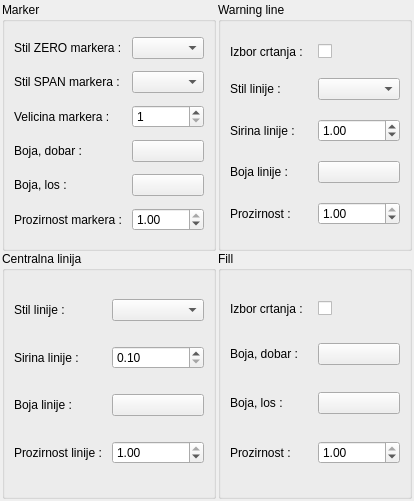
<?xml version="1.0" encoding="UTF-8"?>
<ui version="4.0">
 <class>Form</class>
 <widget class="QWidget" name="Form">
  <property name="geometry">
   <rect>
    <x>0</x>
    <y>0</y>
    <width>414</width>
    <height>501</height>
   </rect>
  </property>
  <property name="windowTitle">
   <string>Form</string>
  </property>
  <layout class="QHBoxLayout" name="horizontalLayout">
   <property name="spacing">
    <number>2</number>
   </property>
   <property name="margin">
    <number>2</number>
   </property>
   <item>
    <layout class="QVBoxLayout" name="verticalLayout">
     <property name="spacing">
      <number>0</number>
     </property>
     <item>
      <widget class="QGroupBox" name="groupBox">
       <property name="title">
        <string>Marker</string>
       </property>
       <layout class="QGridLayout" name="gridLayout">
        <item row="0" column="0">
         <widget class="QLabel" name="label">
          <property name="text">
           <string>Stil ZERO markera : </string>
          </property>
         </widget>
        </item>
        <item row="1" column="0">
         <widget class="QLabel" name="label_2">
          <property name="text">
           <string>Stil SPAN markera : </string>
          </property>
         </widget>
        </item>
        <item row="2" column="0">
         <widget class="QLabel" name="label_3">
          <property name="text">
           <string>Velicina markera : </string>
          </property>
         </widget>
        </item>
        <item row="3" column="0">
         <widget class="QLabel" name="label_4">
          <property name="text">
           <string>Boja, dobar : </string>
          </property>
         </widget>
        </item>
        <item row="5" column="0">
         <widget class="QLabel" name="label_6">
          <property name="text">
           <string>Prozirnost markera : </string>
          </property>
         </widget>
        </item>
        <item row="1" column="1">
         <widget class="QComboBox" name="spanMarker"/>
        </item>
        <item row="0" column="1">
         <widget class="QComboBox" name="zeroMarker"/>
        </item>
        <item row="5" column="1">
         <widget class="QDoubleSpinBox" name="markerAlpha">
          <property name="maximum">
           <double>1.000000000000000</double>
          </property>
          <property name="singleStep">
           <double>0.050000000000000</double>
          </property>
          <property name="value">
           <double>1.000000000000000</double>
          </property>
         </widget>
        </item>
        <item row="4" column="1">
         <widget class="QPushButton" name="bojaBAD">
          <property name="text">
           <string/>
          </property>
         </widget>
        </item>
        <item row="3" column="1">
         <widget class="QPushButton" name="bojaOK">
          <property name="text">
           <string/>
          </property>
         </widget>
        </item>
        <item row="4" column="0">
         <widget class="QLabel" name="label_5">
          <property name="text">
           <string>Boja, los : </string>
          </property>
         </widget>
        </item>
        <item row="2" column="1">
         <widget class="QSpinBox" name="markerSize">
          <property name="minimum">
           <number>1</number>
          </property>
         </widget>
        </item>
       </layout>
      </widget>
     </item>
     <item>
      <widget class="QGroupBox" name="groupBox_4">
       <property name="title">
        <string>Centralna linija</string>
       </property>
       <layout class="QGridLayout" name="gridLayout_2">
        <item row="0" column="0">
         <widget class="QLabel" name="label_7">
          <property name="text">
           <string>Stil linije : </string>
          </property>
         </widget>
        </item>
        <item row="1" column="0">
         <widget class="QLabel" name="label_8">
          <property name="text">
           <string>Sirina linije : </string>
          </property>
         </widget>
        </item>
        <item row="2" column="0">
         <widget class="QLabel" name="label_9">
          <property name="text">
           <string>Boja linije : </string>
          </property>
         </widget>
        </item>
        <item row="3" column="0">
         <widget class="QLabel" name="label_10">
          <property name="text">
           <string>Prozirnost linije : </string>
          </property>
         </widget>
        </item>
        <item row="3" column="1">
         <widget class="QDoubleSpinBox" name="midlineAlpha">
          <property name="maximum">
           <double>1.000000000000000</double>
          </property>
          <property name="singleStep">
           <double>0.050000000000000</double>
          </property>
          <property name="value">
           <double>1.000000000000000</double>
          </property>
         </widget>
        </item>
        <item row="1" column="1">
         <widget class="QDoubleSpinBox" name="midlineWidth">
          <property name="minimum">
           <double>0.100000000000000</double>
          </property>
          <property name="singleStep">
           <double>0.050000000000000</double>
          </property>
         </widget>
        </item>
        <item row="0" column="1">
         <widget class="QComboBox" name="midlineStil"/>
        </item>
        <item row="2" column="1">
         <widget class="QPushButton" name="midlineBoja">
          <property name="text">
           <string/>
          </property>
         </widget>
        </item>
       </layout>
      </widget>
     </item>
    </layout>
   </item>
   <item>
    <layout class="QVBoxLayout" name="verticalLayout_2">
     <property name="spacing">
      <number>0</number>
     </property>
     <item>
      <widget class="QGroupBox" name="groupBox_2">
       <property name="title">
        <string>Warning line</string>
       </property>
       <layout class="QGridLayout" name="gridLayout_4">
        <item row="0" column="0">
         <widget class="QLabel" name="label_15">
          <property name="text">
           <string>Izbor crtanja : </string>
          </property>
         </widget>
        </item>
        <item row="1" column="0">
         <widget class="QLabel" name="label_16">
          <property name="text">
           <string>Stil linije : </string>
          </property>
         </widget>
        </item>
        <item row="0" column="1">
         <widget class="QCheckBox" name="warningCrtaj">
          <property name="text">
           <string/>
          </property>
         </widget>
        </item>
        <item row="2" column="0">
         <widget class="QLabel" name="label_17">
          <property name="text">
           <string>Sirina linije : </string>
          </property>
         </widget>
        </item>
        <item row="3" column="0">
         <widget class="QLabel" name="label_18">
          <property name="text">
           <string>Boja linije : </string>
          </property>
         </widget>
        </item>
        <item row="4" column="0">
         <widget class="QLabel" name="label_19">
          <property name="text">
           <string>Prozirnost : </string>
          </property>
         </widget>
        </item>
        <item row="4" column="1">
         <widget class="QDoubleSpinBox" name="warningAlpha">
          <property name="maximum">
           <double>1.000000000000000</double>
          </property>
          <property name="singleStep">
           <double>0.050000000000000</double>
          </property>
          <property name="value">
           <double>1.000000000000000</double>
          </property>
         </widget>
        </item>
        <item row="2" column="1">
         <widget class="QDoubleSpinBox" name="warningWidth">
          <property name="minimum">
           <double>0.100000000000000</double>
          </property>
          <property name="singleStep">
           <double>0.050000000000000</double>
          </property>
          <property name="value">
           <double>1.000000000000000</double>
          </property>
         </widget>
        </item>
        <item row="1" column="1">
         <widget class="QComboBox" name="warningStil"/>
        </item>
        <item row="3" column="1">
         <widget class="QPushButton" name="warningBoja">
          <property name="text">
           <string/>
          </property>
         </widget>
        </item>
       </layout>
       <zorder>label_11</zorder>
       <zorder>label_15</zorder>
       <zorder>warningCrtaj</zorder>
       <zorder>label_16</zorder>
       <zorder>label_17</zorder>
       <zorder>label_18</zorder>
       <zorder>label_19</zorder>
       <zorder>warningAlpha</zorder>
       <zorder>warningWidth</zorder>
       <zorder>warningStil</zorder>
       <zorder>warningBoja</zorder>
      </widget>
     </item>
     <item>
      <widget class="QGroupBox" name="groupBox_3">
       <property name="title">
        <string>Fill</string>
       </property>
       <layout class="QGridLayout" name="gridLayout_3">
        <item row="1" column="0">
         <widget class="QLabel" name="label_12">
          <property name="text">
           <string>Boja, dobar : </string>
          </property>
         </widget>
        </item>
        <item row="2" column="0">
         <widget class="QLabel" name="label_13">
          <property name="text">
           <string>Boja, los : </string>
          </property>
         </widget>
        </item>
        <item row="3" column="0">
         <widget class="QLabel" name="label_14">
          <property name="text">
           <string>Prozirnost : </string>
          </property>
         </widget>
        </item>
        <item row="3" column="1">
         <widget class="QDoubleSpinBox" name="fillAlpha">
          <property name="maximum">
           <double>1.000000000000000</double>
          </property>
          <property name="singleStep">
           <double>0.050000000000000</double>
          </property>
          <property name="value">
           <double>1.000000000000000</double>
          </property>
         </widget>
        </item>
        <item row="0" column="1">
         <widget class="QCheckBox" name="fillCrtaj">
          <property name="text">
           <string/>
          </property>
         </widget>
        </item>
        <item row="1" column="1">
         <widget class="QPushButton" name="fillBojaOK">
          <property name="text">
           <string/>
          </property>
         </widget>
        </item>
        <item row="2" column="1">
         <widget class="QPushButton" name="fillBojaBAD">
          <property name="text">
           <string/>
          </property>
         </widget>
        </item>
        <item row="0" column="0">
         <widget class="QLabel" name="label_11">
          <property name="text">
           <string>Izbor crtanja : </string>
          </property>
         </widget>
        </item>
       </layout>
      </widget>
     </item>
    </layout>
   </item>
  </layout>
 </widget>
 <resources/>
 <connections/>
</ui>
